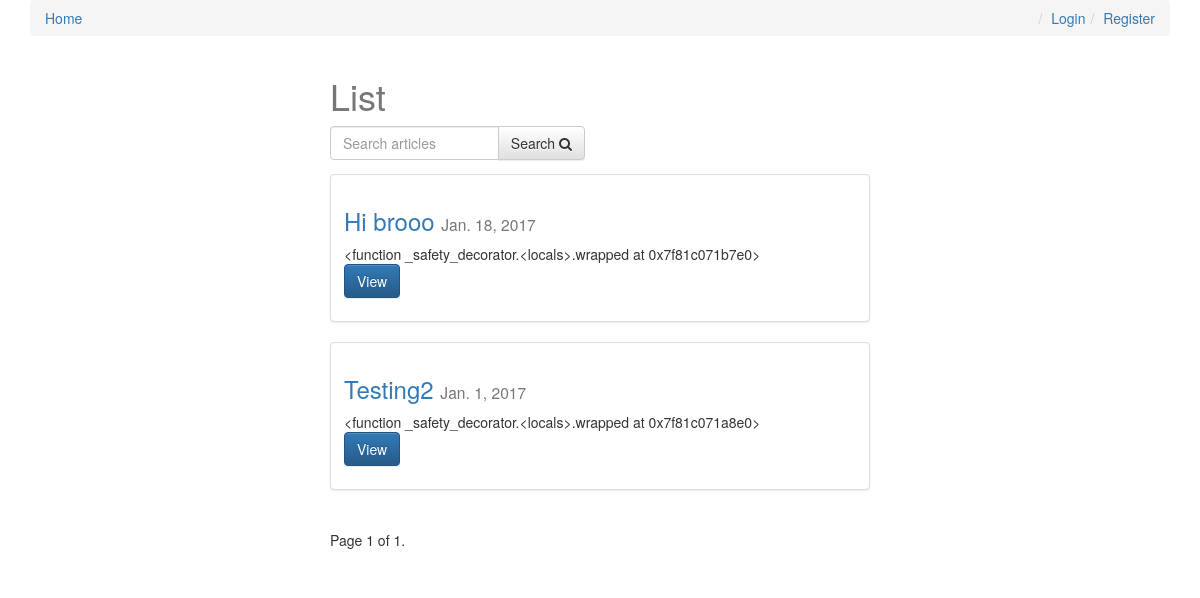
Before: / with the older database file.
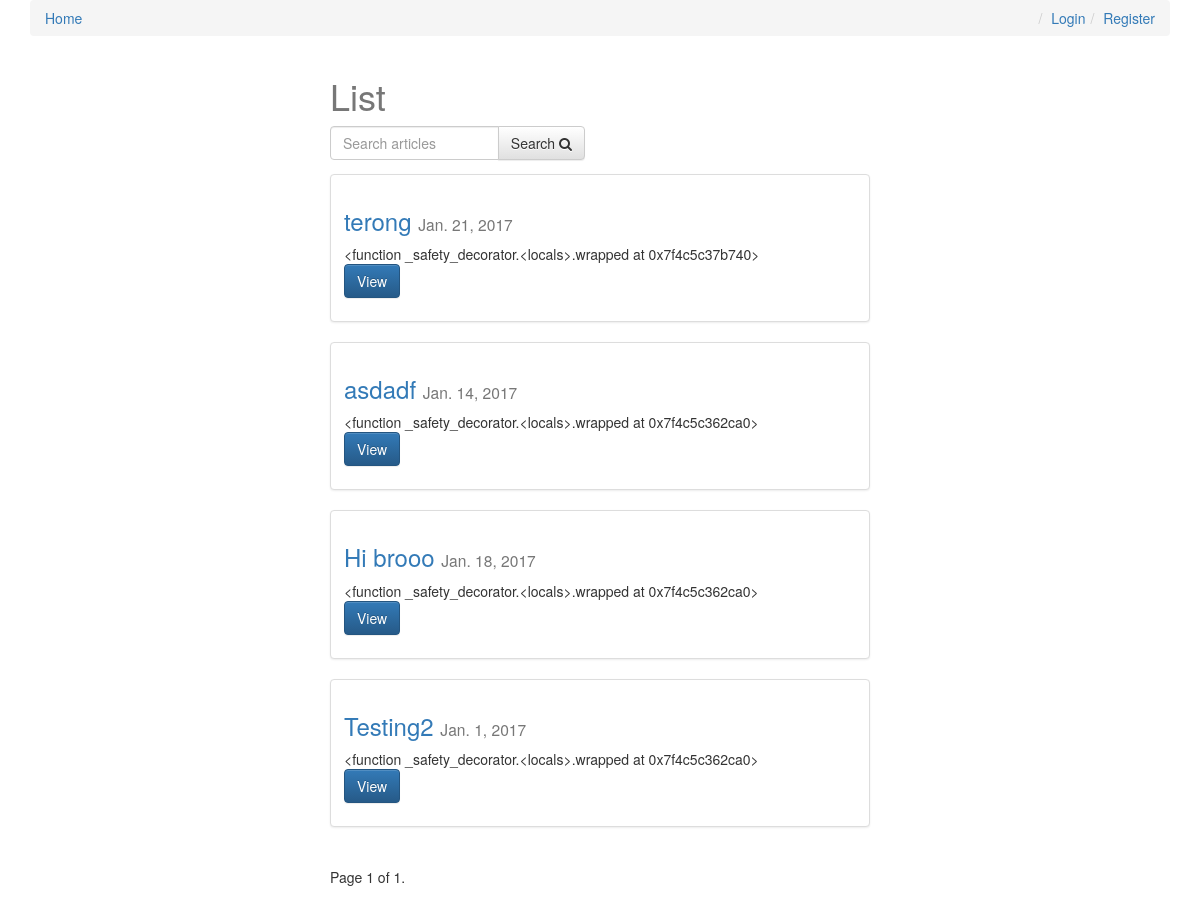
After: the same page with the newer database file.
### articles/models.py (models this page shows, shortened)
class Article(models.Model):
    user = models.ForeignKey(settings.AUTH_USER_MODEL, default=1)
    title = models.CharField(max_length=120)
    slug = models.SlugField(unique=True)
    image = models.ImageField(upload_to=upload_location,
            null=True,
            blank=True,
            width_field="width_field",
            height_field="height_field")
    height_field = models.IntegerField(default=0)
    width_field = models.IntegerField(default=0)
    content = models.TextField()
    draft = models.BooleanField(default=False)
    publish = models.DateField(auto_now=False, auto_now_add=False)
    read_time =  models.IntegerField(default=0) # models.TimeField(null=True, blank=True) #assume minutes
    updated = models.DateTimeField(auto_now=True, auto_now_add=False)
    timestamp = models.DateTimeField(auto_now=False, auto_now_add=True)
    objects = ArticleManager()
    def get_absolute_url(self):
        return reverse("articles:detail", kwargs={"slug": self.slug})
    class Meta:
        ordering = ["-timestamp", "-updated"]
    def get_markdown(self):
        content = self.content
        markdown_text = markdown(content)
        return mark_safe(markdown_text)

### articles/views.py (the view, shortened to what this page needs)
# urls.py: url(r'^$', article_list, name='list'),
def article_list(request):
	today = timezone.now().date()
	queryset_list = Article.objects.active() #.order_by("-timestamp")
	if request.user.is_staff or request.user.is_superuser:
		queryset_list = Article.objects.all()
	query = request.GET.get("q")
	paginator = Paginator(queryset_list, 8) # Show 25 contacts per page
	page_request_var = "page"
	page = request.GET.get(page_request_var)
	try:
		queryset = paginator.page(page)
	except PageNotAnInteger:
		queryset = paginator.page(1)
	except EmptyPage:
		queryset = paginator.page(paginator.num_pages)
	context = {
		"object_list": queryset,
		"title": "List",
		"page_request_var": page_request_var,
		"today": today,
	}
	return render(request, "article_list.html", context)

### articles/models.py (called while the page is built)
    def active(self, *args, **kwargs):
        return super(ArticleManager, self).filter(draft=False).filter(publish__lte=timezone.now())

### templates/article_list.html (shortened to what this page needs)
{% extends "base.html" %}
{% block content %}
<div class='col-sm-6 col-sm-offset-3'>
    <h1>{{ title }}</h1>
<form method='GET' action='' class='row'>
        <div class='col-sm-6'>
            <div class='input-group'>
                <input class='form-control' type='text' name='q' placeholder='Search articles' value='{{ request.GET.q }}'/>
                <span class='input-group-btn'>
                    <button class='btn btn-default' type='submit'>Search <i class="fa fa-search"></i></button>
                </span>
            </div>
        </div>
</form>
{% for obj in object_list %}
<div class="row">
  <div class="col-sm-12">
    <div class="thumbnail">
      <div class="caption article-detail-item">
        <h3><a href='{{ obj.get_absolute_url }}'>{{ obj.title }}</a> <small>{{ obj.publish }}</small></h3>
        {{ obj.get_markdown|truncatechars_html:120 }}
        <p><a href="{{ obj.get_absolute_url }}" class="btn btn-primary" role="button">View</a></p>
      </div>
    </div>
  </div>
</div>
{% endfor %}
<div class="pagination">
    <span class="step-links">
        <span class="current">
            Page {{ object_list.number }} of {{ object_list.paginator.num_pages }}.
        </span>
    </span>
</div>
</div>
{% endblock content %}

### templates/base.html (shortened to what this page needs)
{% load staticfiles %}
<html>
<head>
<link rel="stylesheet" href="https://maxcdn.bootstrapcdn.com/bootstrap/3.3.6/css/bootstrap.min.css">
<link rel="stylesheet" href="https://maxcdn.bootstrapcdn.com/bootstrap/3.3.6/css/bootstrap-theme.min.css">
<link rel='stylesheet' href='https://maxcdn.bootstrapcdn.com/font-awesome/4.5.0/css/font-awesome.min.css' >
<link rel='stylesheet' href='{% static "css/base.css" %}' />
</head>
<body>
<div class='container'>
    <ol class='breadcrumb'>
        <li><a href='{% url "articles:list" %}'>Home</a></li>
        {% if not request.user.is_authenticated %}
        <li class='pull-right'><a href='{% url "register" %}'>Register</a></li>
        <li class='pull-right'><a href='{% url "login" %}'>Login</a></li>
        {% else %}
        <li class='pull-right'><a href='{% url "logout" %}'>Logout</a></li>
        {% endif %}
    </ol>
{% block content %}{% endblock content %}
</div>
</body>
</html>

### static/css/base.css (style rules this page uses)
h1 { color: #777777; }

Changed rows visible on the page:
added Article: title "terong", publish "Jan. 21, 2017", get_markdown "<function _safety_decorator.<locals>.wrapped at 0x7f4c5c37b740>"
added Article: title "asdadf", publish "Jan. 14, 2017", get_markdown "<function _safety_decorator.<locals>.wrapped at 0x7f4c5c362ca0>"
computed for Article "Hi brooo": get_markdown "<function _safety_decorator.<locals>.wrapped at 0x7f81c071b7e0>" → "<function _safety_decorator.<locals>.wrapped at 0x7f4c5c362ca0>"
computed for Article "Testing2": get_markdown "<function _safety_decorator.<locals>.wrapped at 0x7f81c071a8e0>" → "<function _safety_decorator.<locals>.wrapped at 0x7f4c5c362ca0>"
